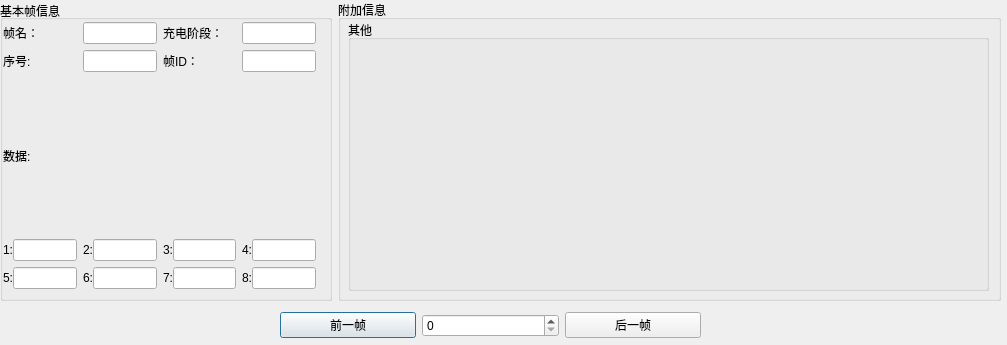
<?xml version="1.0" encoding="UTF-8"?>
<ui version="4.0">
 <class>Dialog</class>
 <widget class="QDialog" name="Dialog">
  <property name="geometry">
   <rect>
    <x>0</x>
    <y>0</y>
    <width>1007</width>
    <height>345</height>
   </rect>
  </property>
  <property name="sizePolicy">
   <sizepolicy hsizetype="Fixed" vsizetype="Fixed">
    <horstretch>0</horstretch>
    <verstretch>0</verstretch>
   </sizepolicy>
  </property>
  <property name="windowTitle">
   <string>Dialog</string>
  </property>
  <widget class="QWidget" name="horizontalLayoutWidget">
   <property name="geometry">
    <rect>
     <x>0</x>
     <y>0</y>
     <width>1001</width>
     <height>301</height>
    </rect>
   </property>
   <layout class="QHBoxLayout" name="layout" stretch="1,2">
    <item>
     <widget class="QGroupBox" name="groupBox_2">
      <property name="layoutDirection">
       <enum>Qt::LeftToRight</enum>
      </property>
      <property name="title">
       <string>基本帧信息</string>
      </property>
      <property name="alignment">
       <set>Qt::AlignLeading|Qt::AlignLeft|Qt::AlignVCenter</set>
      </property>
      <widget class="QWidget" name="layoutWidget">
       <property name="geometry">
        <rect>
         <x>0</x>
         <y>20</y>
         <width>321</width>
         <height>271</height>
        </rect>
       </property>
       <layout class="QGridLayout" name="basicLayout" rowstretch="2,2,1,2,2" columnstretch="2,2,2,2">
        <property name="sizeConstraint">
         <enum>QLayout::SetMinimumSize</enum>
        </property>
        <property name="leftMargin">
         <number>3</number>
        </property>
        <property name="topMargin">
         <number>2</number>
        </property>
        <property name="rightMargin">
         <number>5</number>
        </property>
        <property name="bottomMargin">
         <number>2</number>
        </property>
        <item row="0" column="1">
         <widget class="QLineEdit" name="framename">
          <property name="alignment">
           <set>Qt::AlignCenter</set>
          </property>
          <property name="readOnly">
           <bool>true</bool>
          </property>
         </widget>
        </item>
        <item row="0" column="0">
         <widget class="QLabel" name="FNlabel">
          <property name="text">
           <string>帧名：</string>
          </property>
          <property name="alignment">
           <set>Qt::AlignLeading|Qt::AlignLeft|Qt::AlignVCenter</set>
          </property>
         </widget>
        </item>
        <item row="0" column="3">
         <widget class="QLineEdit" name="state">
          <property name="text">
           <string/>
          </property>
          <property name="alignment">
           <set>Qt::AlignCenter</set>
          </property>
          <property name="readOnly">
           <bool>true</bool>
          </property>
         </widget>
        </item>
        <item row="1" column="0">
         <widget class="QLabel" name="FNlabel_3">
          <property name="text">
           <string>序号:</string>
          </property>
          <property name="alignment">
           <set>Qt::AlignLeading|Qt::AlignLeft|Qt::AlignVCenter</set>
          </property>
         </widget>
        </item>
        <item row="1" column="3">
         <widget class="QLineEdit" name="canid">
          <property name="text">
           <string/>
          </property>
          <property name="alignment">
           <set>Qt::AlignCenter</set>
          </property>
          <property name="readOnly">
           <bool>true</bool>
          </property>
         </widget>
        </item>
        <item row="1" column="2">
         <widget class="QLabel" name="FNlabel_2">
          <property name="text">
           <string>帧ID：</string>
          </property>
          <property name="alignment">
           <set>Qt::AlignLeading|Qt::AlignLeft|Qt::AlignVCenter</set>
          </property>
         </widget>
        </item>
        <item row="0" column="2">
         <widget class="QLabel" name="FNlabel_5">
          <property name="text">
           <string>充电阶段：</string>
          </property>
          <property name="alignment">
           <set>Qt::AlignLeading|Qt::AlignLeft|Qt::AlignVCenter</set>
          </property>
         </widget>
        </item>
        <item row="2" column="0">
         <widget class="QLabel" name="label">
          <property name="text">
           <string>数据:</string>
          </property>
         </widget>
        </item>
        <item row="1" column="1">
         <widget class="QLineEdit" name="Index">
          <property name="alignment">
           <set>Qt::AlignCenter</set>
          </property>
          <property name="readOnly">
           <bool>true</bool>
          </property>
         </widget>
        </item>
        <item row="3" column="0">
         <layout class="QHBoxLayout" name="horizontalLayout">
          <property name="spacing">
           <number>0</number>
          </property>
          <item>
           <widget class="QLabel" name="label1">
            <property name="text">
             <string>1:</string>
            </property>
            <property name="alignment">
             <set>Qt::AlignCenter</set>
            </property>
           </widget>
          </item>
          <item>
           <widget class="QLineEdit" name="data1">
            <property name="alignment">
             <set>Qt::AlignCenter</set>
            </property>
            <property name="readOnly">
             <bool>true</bool>
            </property>
           </widget>
          </item>
         </layout>
        </item>
        <item row="3" column="1">
         <layout class="QHBoxLayout" name="horizontalLayout_2">
          <property name="spacing">
           <number>0</number>
          </property>
          <item>
           <widget class="QLabel" name="label2">
            <property name="text">
             <string>2:</string>
            </property>
            <property name="alignment">
             <set>Qt::AlignCenter</set>
            </property>
           </widget>
          </item>
          <item>
           <widget class="QLineEdit" name="data2">
            <property name="alignment">
             <set>Qt::AlignCenter</set>
            </property>
            <property name="readOnly">
             <bool>true</bool>
            </property>
           </widget>
          </item>
         </layout>
        </item>
        <item row="3" column="2">
         <layout class="QHBoxLayout" name="horizontalLayout_3">
          <property name="spacing">
           <number>0</number>
          </property>
          <item>
           <widget class="QLabel" name="label3">
            <property name="text">
             <string>3:</string>
            </property>
            <property name="alignment">
             <set>Qt::AlignCenter</set>
            </property>
           </widget>
          </item>
          <item>
           <widget class="QLineEdit" name="data3">
            <property name="alignment">
             <set>Qt::AlignCenter</set>
            </property>
            <property name="readOnly">
             <bool>true</bool>
            </property>
           </widget>
          </item>
         </layout>
        </item>
        <item row="3" column="3">
         <layout class="QHBoxLayout" name="horizontalLayout_4">
          <property name="spacing">
           <number>0</number>
          </property>
          <item>
           <widget class="QLabel" name="label4">
            <property name="text">
             <string>4:</string>
            </property>
            <property name="alignment">
             <set>Qt::AlignCenter</set>
            </property>
           </widget>
          </item>
          <item>
           <widget class="QLineEdit" name="data4">
            <property name="alignment">
             <set>Qt::AlignCenter</set>
            </property>
            <property name="readOnly">
             <bool>true</bool>
            </property>
           </widget>
          </item>
         </layout>
        </item>
        <item row="4" column="0">
         <layout class="QHBoxLayout" name="horizontalLayout_5">
          <property name="spacing">
           <number>0</number>
          </property>
          <item>
           <widget class="QLabel" name="label5">
            <property name="text">
             <string>5:</string>
            </property>
            <property name="alignment">
             <set>Qt::AlignCenter</set>
            </property>
           </widget>
          </item>
          <item>
           <widget class="QLineEdit" name="data5">
            <property name="alignment">
             <set>Qt::AlignCenter</set>
            </property>
            <property name="readOnly">
             <bool>true</bool>
            </property>
           </widget>
          </item>
         </layout>
        </item>
        <item row="4" column="1">
         <layout class="QHBoxLayout" name="horizontalLayout_6">
          <property name="spacing">
           <number>0</number>
          </property>
          <item>
           <widget class="QLabel" name="label6">
            <property name="text">
             <string>6:</string>
            </property>
            <property name="alignment">
             <set>Qt::AlignCenter</set>
            </property>
           </widget>
          </item>
          <item>
           <widget class="QLineEdit" name="data6">
            <property name="alignment">
             <set>Qt::AlignCenter</set>
            </property>
            <property name="readOnly">
             <bool>true</bool>
            </property>
           </widget>
          </item>
         </layout>
        </item>
        <item row="4" column="2">
         <layout class="QHBoxLayout" name="horizontalLayout_7">
          <property name="spacing">
           <number>0</number>
          </property>
          <item>
           <widget class="QLabel" name="label7">
            <property name="text">
             <string>7:</string>
            </property>
            <property name="alignment">
             <set>Qt::AlignCenter</set>
            </property>
           </widget>
          </item>
          <item>
           <widget class="QLineEdit" name="data7">
            <property name="alignment">
             <set>Qt::AlignCenter</set>
            </property>
            <property name="readOnly">
             <bool>true</bool>
            </property>
           </widget>
          </item>
         </layout>
        </item>
        <item row="4" column="3">
         <layout class="QHBoxLayout" name="horizontalLayout_8">
          <property name="spacing">
           <number>0</number>
          </property>
          <item>
           <widget class="QLabel" name="label8">
            <property name="text">
             <string>8:</string>
            </property>
            <property name="alignment">
             <set>Qt::AlignCenter</set>
            </property>
           </widget>
          </item>
          <item>
           <widget class="QLineEdit" name="data8">
            <property name="alignment">
             <set>Qt::AlignCenter</set>
            </property>
            <property name="readOnly">
             <bool>true</bool>
            </property>
           </widget>
          </item>
         </layout>
        </item>
       </layout>
      </widget>
     </widget>
    </item>
    <item>
     <widget class="QGroupBox" name="groupBox">
      <property name="title">
       <string>附加信息</string>
      </property>
      <widget class="QWidget" name="verticalLayoutWidget">
       <property name="geometry">
        <rect>
         <x>10</x>
         <y>20</y>
         <width>641</width>
         <height>271</height>
        </rect>
       </property>
       <layout class="QVBoxLayout" name="verticalLayout" stretch="3,2">
        <item>
         <layout class="QGridLayout" name="gridLayout"/>
        </item>
        <item>
         <widget class="QGroupBox" name="groupBox_3">
          <property name="title">
           <string>其他</string>
          </property>
          <widget class="QWidget" name="gridLayoutWidget">
           <property name="geometry">
            <rect>
             <x>9</x>
             <y>19</y>
             <width>621</width>
             <height>81</height>
            </rect>
           </property>
           <layout class="QGridLayout" name="gridLayout_2"/>
          </widget>
         </widget>
        </item>
       </layout>
      </widget>
     </widget>
    </item>
   </layout>
  </widget>
  <widget class="QWidget" name="horizontalLayoutWidget_2">
   <property name="geometry">
    <rect>
     <x>280</x>
     <y>310</y>
     <width>421</width>
     <height>31</height>
    </rect>
   </property>
   <layout class="QHBoxLayout" name="horizontalLayout_9">
    <item>
     <widget class="QPushButton" name="before">
      <property name="text">
       <string>前一帧</string>
      </property>
     </widget>
    </item>
    <item>
     <widget class="QSpinBox" name="frame"/>
    </item>
    <item>
     <widget class="QPushButton" name="next">
      <property name="text">
       <string>后一帧</string>
      </property>
     </widget>
    </item>
   </layout>
  </widget>
 </widget>
 <resources/>
 <connections/>
</ui>
